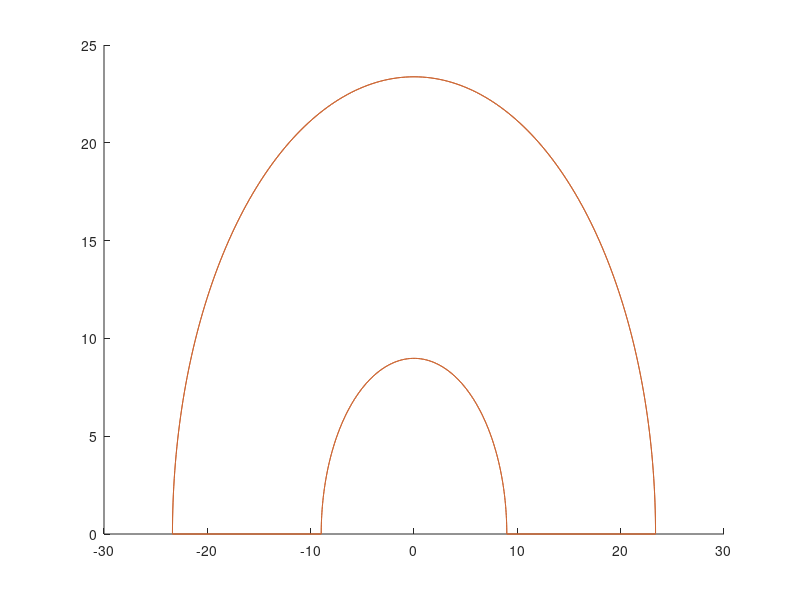

Write MATLAB code to recreate this figure. (Note: this script raises an error after producing the figure.)

l1=8.625;				% distance between frame '1' and '2'
l2=l1;					% distance between frame '2' and '3'
l3=6.125;				% distance between frame '3' and 'tool'
rmax=l1+l2+l3;						% maximum distance between (0,0) and tool frame
rmin=(l2^2+(l1-l3)^2)^0.5;		% minimum distance between (0,0) and tool frame
hold on

arc=(0:1:180)*pi/180;		% plot desired workspace
arc2=(180:-1:0)*pi/180;
plot([rmax*cos(arc) rmin*cos(arc2) rmax],[rmax*sin(arc) rmin*sin(arc2) 0], 'Color',[.8 .4 .2])

plot([rmax*cos(arc) rmin*cos(arc2) rmax],[rmax*sin(arc) rmin*sin(arc2) 0],'Color',[.8 .4 .2])
for i=1:1000
    [x y]=randgoal();
    plot(x,y,'.r')
    
end
axis([-40 40 -40 40])
hold off
